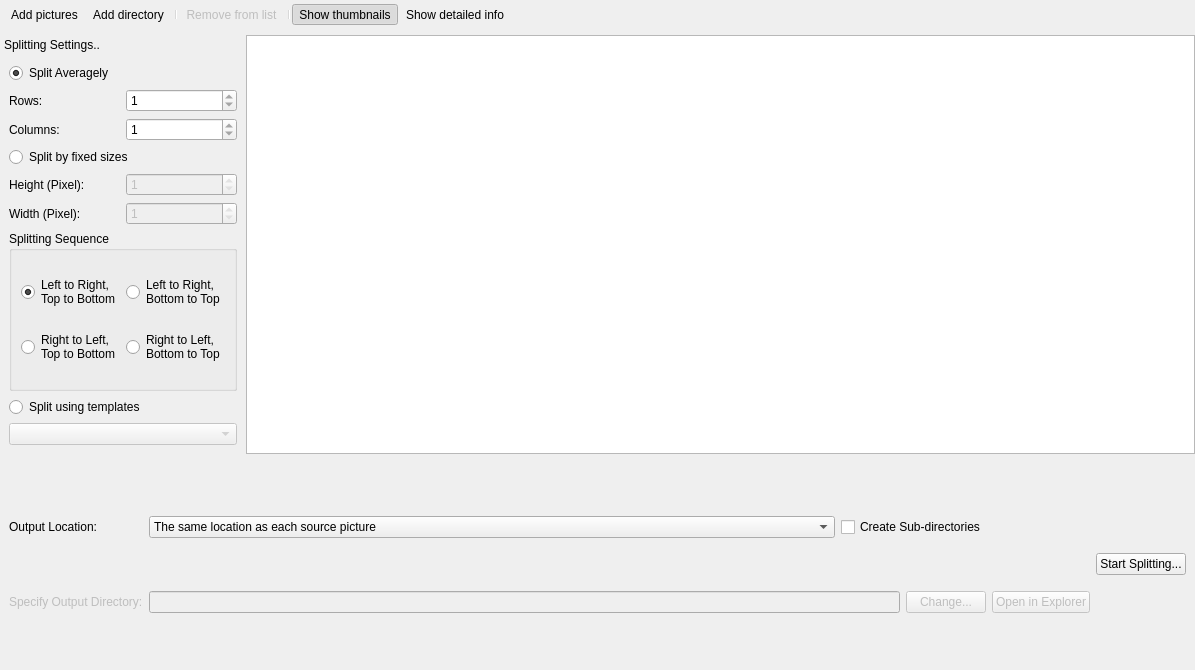
<?xml version="1.0" encoding="UTF-8"?>
<ui version="4.0">
 <class>BatchWidget</class>
 <widget class="QWidget" name="BatchWidget">
  <property name="geometry">
   <rect>
    <x>0</x>
    <y>0</y>
    <width>1195</width>
    <height>670</height>
   </rect>
  </property>
  <property name="windowTitle">
   <string>Form</string>
  </property>
  <layout class="QGridLayout" name="gridLayout_6">
   <property name="leftMargin">
    <number>0</number>
   </property>
   <property name="topMargin">
    <number>0</number>
   </property>
   <property name="rightMargin">
    <number>0</number>
   </property>
   <property name="bottomMargin">
    <number>0</number>
   </property>
   <property name="horizontalSpacing">
    <number>7</number>
   </property>
   <item row="0" column="0">
    <widget class="QToolBar" name="toolBar">
     <property name="sizePolicy">
      <sizepolicy hsizetype="Expanding" vsizetype="Fixed">
       <horstretch>1</horstretch>
       <verstretch>0</verstretch>
      </sizepolicy>
     </property>
     <property name="movable">
      <bool>false</bool>
     </property>
     <property name="toolButtonStyle">
      <enum>Qt::ToolButtonStyle::ToolButtonTextUnderIcon</enum>
     </property>
     <property name="floatable">
      <bool>false</bool>
     </property>
     <addaction name="actionAddPicture"/>
     <addaction name="actionAddDirectory"/>
     <addaction name="separator"/>
     <addaction name="actionRemoveFromList"/>
     <addaction name="separator"/>
     <addaction name="actionShowThumbnails"/>
     <addaction name="actionShowDetailInfo"/>
    </widget>
   </item>
   <item row="1" column="0" rowspan="2" colspan="2">
    <widget class="QWidget" name="wgtFiles" native="true">
     <layout class="QHBoxLayout" name="horizontalLayout">
      <property name="spacing">
       <number>0</number>
      </property>
      <property name="leftMargin">
       <number>0</number>
      </property>
      <property name="topMargin">
       <number>0</number>
      </property>
      <property name="rightMargin">
       <number>0</number>
      </property>
      <property name="bottomMargin">
       <number>0</number>
      </property>
      <item>
       <widget class="QDockWidget" name="dkOptions">
        <property name="features">
         <set>QDockWidget::DockWidgetFeature::NoDockWidgetFeatures</set>
        </property>
        <property name="windowTitle">
         <string>Splitting Settings..</string>
        </property>
        <widget class="QWidget" name="dkcOptions">
         <property name="sizePolicy">
          <sizepolicy hsizetype="Fixed" vsizetype="Preferred">
           <horstretch>0</horstretch>
           <verstretch>0</verstretch>
          </sizepolicy>
         </property>
         <layout class="QGridLayout" name="gridLayout_2">
          <item row="1" column="0">
           <widget class="QLabel" name="label_3">
            <property name="text">
             <string>Rows:</string>
            </property>
            <property name="buddy">
             <cstring>sbxRows</cstring>
            </property>
           </widget>
          </item>
          <item row="4" column="0">
           <widget class="QLabel" name="label_5">
            <property name="text">
             <string>Height (Pixel):</string>
            </property>
            <property name="buddy">
             <cstring>sbxHeight</cstring>
            </property>
           </widget>
          </item>
          <item row="4" column="1">
           <widget class="QSpinBox" name="sbxHeight">
            <property name="enabled">
             <bool>false</bool>
            </property>
            <property name="minimum">
             <number>1</number>
            </property>
            <property name="maximum">
             <number>1</number>
            </property>
           </widget>
          </item>
          <item row="5" column="0">
           <widget class="QLabel" name="label_6">
            <property name="text">
             <string>Width (Pixel):</string>
            </property>
            <property name="buddy">
             <cstring>sbxWidth</cstring>
            </property>
           </widget>
          </item>
          <item row="5" column="1">
           <widget class="QSpinBox" name="sbxWidth">
            <property name="enabled">
             <bool>false</bool>
            </property>
            <property name="minimum">
             <number>1</number>
            </property>
            <property name="maximum">
             <number>1</number>
            </property>
           </widget>
          </item>
          <item row="0" column="0" colspan="2">
           <widget class="QRadioButton" name="rbtnAverage">
            <property name="text">
             <string>Split Averagely</string>
            </property>
            <property name="checked">
             <bool>true</bool>
            </property>
           </widget>
          </item>
          <item row="2" column="1">
           <widget class="QSpinBox" name="sbxCols">
            <property name="minimum">
             <number>1</number>
            </property>
            <property name="maximum">
             <number>1</number>
            </property>
           </widget>
          </item>
          <item row="2" column="0">
           <widget class="QLabel" name="label_4">
            <property name="text">
             <string>Columns:</string>
            </property>
            <property name="buddy">
             <cstring>sbxCols</cstring>
            </property>
           </widget>
          </item>
          <item row="1" column="1">
           <widget class="QSpinBox" name="sbxRows">
            <property name="enabled">
             <bool>true</bool>
            </property>
            <property name="minimum">
             <number>1</number>
            </property>
            <property name="maximum">
             <number>1</number>
            </property>
           </widget>
          </item>
          <item row="6" column="0" colspan="2">
           <widget class="QGroupBox" name="gbxSplitSeq">
            <property name="title">
             <string>Splitting Sequence</string>
            </property>
            <layout class="QGridLayout" name="gridLayout_3">
             <item row="0" column="1">
              <widget class="QRadioButton" name="rbtnLRBT">
               <property name="text">
                <string>Left to Right, 
Bottom to Top</string>
               </property>
              </widget>
             </item>
             <item row="0" column="0">
              <widget class="QRadioButton" name="rbtnLRTB">
               <property name="text">
                <string>Left to Right, 
Top to Bottom</string>
               </property>
               <property name="checked">
                <bool>true</bool>
               </property>
              </widget>
             </item>
             <item row="1" column="1">
              <widget class="QRadioButton" name="rbtnRLBT">
               <property name="text">
                <string>Right to Left, 
Bottom to Top</string>
               </property>
              </widget>
             </item>
             <item row="1" column="0">
              <widget class="QRadioButton" name="rbtnRLTB">
               <property name="text">
                <string>Right to Left, 
Top to Bottom</string>
               </property>
              </widget>
             </item>
            </layout>
           </widget>
          </item>
          <item row="3" column="0" colspan="2">
           <widget class="QRadioButton" name="rbtnSize">
            <property name="text">
             <string>Split by fixed sizes</string>
            </property>
           </widget>
          </item>
          <item row="8" column="0" colspan="2">
           <widget class="QComboBox" name="cbxTemplate">
            <property name="enabled">
             <bool>false</bool>
            </property>
           </widget>
          </item>
          <item row="7" column="0" colspan="2">
           <widget class="QRadioButton" name="rbtnTemplate">
            <property name="text">
             <string>Split using templates</string>
            </property>
           </widget>
          </item>
         </layout>
        </widget>
       </widget>
      </item>
      <item>
       <widget class="QStackedWidget" name="stView">
        <property name="currentIndex">
         <number>0</number>
        </property>
        <widget class="QWidget" name="pgThumbnail">
         <property name="sizePolicy">
          <sizepolicy hsizetype="Expanding" vsizetype="Preferred">
           <horstretch>1</horstretch>
           <verstretch>0</verstretch>
          </sizepolicy>
         </property>
         <layout class="QGridLayout" name="gridLayout_4">
          <property name="leftMargin">
           <number>0</number>
          </property>
          <property name="topMargin">
           <number>0</number>
          </property>
          <property name="rightMargin">
           <number>0</number>
          </property>
          <property name="bottomMargin">
           <number>0</number>
          </property>
          <property name="spacing">
           <number>0</number>
          </property>
          <item row="0" column="0">
           <widget class="QListView" name="viewList">
            <property name="sizePolicy">
             <sizepolicy hsizetype="Expanding" vsizetype="Expanding">
              <horstretch>1</horstretch>
              <verstretch>1</verstretch>
             </sizepolicy>
            </property>
            <property name="contextMenuPolicy">
             <enum>Qt::ContextMenuPolicy::CustomContextMenu</enum>
            </property>
            <property name="statusTip">
             <string>A list of pictures added.</string>
            </property>
            <property name="editTriggers">
             <set>QAbstractItemView::EditTrigger::NoEditTriggers</set>
            </property>
            <property name="selectionMode">
             <enum>QAbstractItemView::SelectionMode::MultiSelection</enum>
            </property>
            <property name="selectionBehavior">
             <enum>QAbstractItemView::SelectionBehavior::SelectRows</enum>
            </property>
            <property name="iconSize">
             <size>
              <width>80</width>
              <height>80</height>
             </size>
            </property>
            <property name="movement">
             <enum>QListView::Movement::Static</enum>
            </property>
            <property name="resizeMode">
             <enum>QListView::ResizeMode::Fixed</enum>
            </property>
            <property name="spacing">
             <number>10</number>
            </property>
            <property name="viewMode">
             <enum>QListView::ViewMode::IconMode</enum>
            </property>
           </widget>
          </item>
         </layout>
        </widget>
        <widget class="QWidget" name="pgTable">
         <property name="sizePolicy">
          <sizepolicy hsizetype="Expanding" vsizetype="Preferred">
           <horstretch>1</horstretch>
           <verstretch>0</verstretch>
          </sizepolicy>
         </property>
         <layout class="QGridLayout" name="gridLayout_5">
          <property name="leftMargin">
           <number>0</number>
          </property>
          <property name="topMargin">
           <number>0</number>
          </property>
          <property name="rightMargin">
           <number>0</number>
          </property>
          <property name="bottomMargin">
           <number>0</number>
          </property>
          <property name="spacing">
           <number>0</number>
          </property>
          <item row="0" column="0">
           <widget class="QTableView" name="viewTable">
            <property name="sizePolicy">
             <sizepolicy hsizetype="Expanding" vsizetype="Expanding">
              <horstretch>1</horstretch>
              <verstretch>1</verstretch>
             </sizepolicy>
            </property>
            <property name="contextMenuPolicy">
             <enum>Qt::ContextMenuPolicy::CustomContextMenu</enum>
            </property>
            <property name="editTriggers">
             <set>QAbstractItemView::EditTrigger::NoEditTriggers</set>
            </property>
            <property name="selectionMode">
             <enum>QAbstractItemView::SelectionMode::MultiSelection</enum>
            </property>
            <property name="selectionBehavior">
             <enum>QAbstractItemView::SelectionBehavior::SelectRows</enum>
            </property>
            <attribute name="horizontalHeaderStretchLastSection">
             <bool>true</bool>
            </attribute>
           </widget>
          </item>
         </layout>
        </widget>
       </widget>
      </item>
     </layout>
    </widget>
   </item>
   <item row="3" column="0" colspan="2">
    <widget class="QWidget" name="wgtOptions" native="true">
     <layout class="QGridLayout" name="gridLayout">
      <item row="0" column="2" colspan="2">
       <widget class="QCheckBox" name="chbSubdir">
        <property name="text">
         <string>Create Sub-directories</string>
        </property>
       </widget>
      </item>
      <item row="0" column="1">
       <widget class="QComboBox" name="cbxLocation">
        <property name="sizePolicy">
         <sizepolicy hsizetype="Expanding" vsizetype="Fixed">
          <horstretch>0</horstretch>
          <verstretch>0</verstretch>
         </sizepolicy>
        </property>
        <property name="maxVisibleItems">
         <number>2</number>
        </property>
        <item>
         <property name="text">
          <string>The same location as each source picture</string>
         </property>
        </item>
        <item>
         <property name="text">
          <string>The following path:</string>
         </property>
        </item>
       </widget>
      </item>
      <item row="0" column="0">
       <widget class="QLabel" name="label">
        <property name="text">
         <string>Output Location:</string>
        </property>
       </widget>
      </item>
      <item row="1" column="4">
       <widget class="QPushButton" name="btnOpen">
        <property name="enabled">
         <bool>false</bool>
        </property>
        <property name="text">
         <string>Open in Explorer</string>
        </property>
       </widget>
      </item>
      <item row="1" column="3">
       <widget class="QPushButton" name="btnChange">
        <property name="enabled">
         <bool>false</bool>
        </property>
        <property name="text">
         <string>Change...</string>
        </property>
       </widget>
      </item>
      <item row="1" column="0">
       <widget class="QLabel" name="label_2">
        <property name="enabled">
         <bool>false</bool>
        </property>
        <property name="text">
         <string>Specify Output Directory:</string>
        </property>
       </widget>
      </item>
      <item row="1" column="1" colspan="2">
       <widget class="QLineEdit" name="lePath">
        <property name="enabled">
         <bool>false</bool>
        </property>
        <property name="sizePolicy">
         <sizepolicy hsizetype="Expanding" vsizetype="Fixed">
          <horstretch>0</horstretch>
          <verstretch>0</verstretch>
         </sizepolicy>
        </property>
       </widget>
      </item>
      <item row="0" column="5" rowspan="2">
       <widget class="QPushButton" name="btnSplit">
        <property name="text">
         <string>Start Splitting...</string>
        </property>
        <property name="icon">
         <iconset resource="../resources/fps.qrc">
          <normaloff>:/controls/controls/20x20/image_split.svg</normaloff>:/controls/controls/20x20/image_split.svg</iconset>
        </property>
       </widget>
      </item>
     </layout>
    </widget>
   </item>
  </layout>
  <action name="actionAddPicture">
   <property name="icon">
    <iconset resource="../resources/fps.qrc">
     <normaloff>:/controls/controls/24x24/image_add.svg</normaloff>:/controls/controls/24x24/image_add.svg</iconset>
   </property>
   <property name="text">
    <string>Add pictures</string>
   </property>
   <property name="toolTip">
    <string>&lt;html&gt;&lt;head/&gt;&lt;body&gt;&lt;p&gt;Add a picture to the list.&lt;/p&gt;&lt;/body&gt;&lt;/html&gt;</string>
   </property>
   <property name="shortcut">
    <string>Ctrl+A</string>
   </property>
  </action>
  <action name="actionAddDirectory">
   <property name="icon">
    <iconset resource="../resources/fps.qrc">
     <normaloff>:/controls/controls/24x24/folder_add.svg</normaloff>:/controls/controls/24x24/folder_add.svg</iconset>
   </property>
   <property name="text">
    <string>Add directory</string>
   </property>
   <property name="toolTip">
    <string>&lt;html&gt;&lt;head/&gt;&lt;body&gt;&lt;p&gt;Add all pictures under a directory to the list.&lt;/p&gt;&lt;/body&gt;&lt;/html&gt;</string>
   </property>
   <property name="shortcut">
    <string>Ctrl+D</string>
   </property>
  </action>
  <action name="actionRemoveFromList">
   <property name="enabled">
    <bool>false</bool>
   </property>
   <property name="icon">
    <iconset resource="../resources/fps.qrc">
     <normaloff>:/controls/controls/24x24/delete.svg</normaloff>:/controls/controls/24x24/delete.svg</iconset>
   </property>
   <property name="text">
    <string>Remove from list</string>
   </property>
   <property name="toolTip">
    <string>&lt;html&gt;&lt;head/&gt;&lt;body&gt;&lt;p&gt;Remove the specified picture from the list.&lt;/p&gt;&lt;/body&gt;&lt;/html&gt;</string>
   </property>
   <property name="shortcut">
    <string>Ctrl+R</string>
   </property>
  </action>
  <action name="actionShowThumbnails">
   <property name="checkable">
    <bool>true</bool>
   </property>
   <property name="checked">
    <bool>true</bool>
   </property>
   <property name="icon">
    <iconset resource="../resources/fps.qrc">
     <normaloff>:/controls/controls/24x24/image_table.svg</normaloff>:/controls/controls/24x24/image_table.svg</iconset>
   </property>
   <property name="text">
    <string>Show thumbnails</string>
   </property>
   <property name="toolTip">
    <string>&lt;html&gt;&lt;head/&gt;&lt;body&gt;&lt;p&gt;Show pictures in thumbnails.&lt;/p&gt;&lt;/body&gt;&lt;/html&gt;</string>
   </property>
   <property name="shortcut">
    <string>Ctrl+T</string>
   </property>
  </action>
  <action name="actionShowDetailInfo">
   <property name="checkable">
    <bool>true</bool>
   </property>
   <property name="icon">
    <iconset resource="../resources/fps.qrc">
     <normaloff>:/controls/controls/24x24/info.svg</normaloff>:/controls/controls/24x24/info.svg</iconset>
   </property>
   <property name="text">
    <string>Show detailed info</string>
   </property>
   <property name="toolTip">
    <string>&lt;html&gt;&lt;head/&gt;&lt;body&gt;&lt;p&gt;Show detailed information of each picture.&lt;/p&gt;&lt;/body&gt;&lt;/html&gt;</string>
   </property>
   <property name="shortcut">
    <string>Ctrl+I</string>
   </property>
  </action>
 </widget>
 <resources>
  <include location="../resources/fps.qrc"/>
 </resources>
 <connections/>
</ui>
